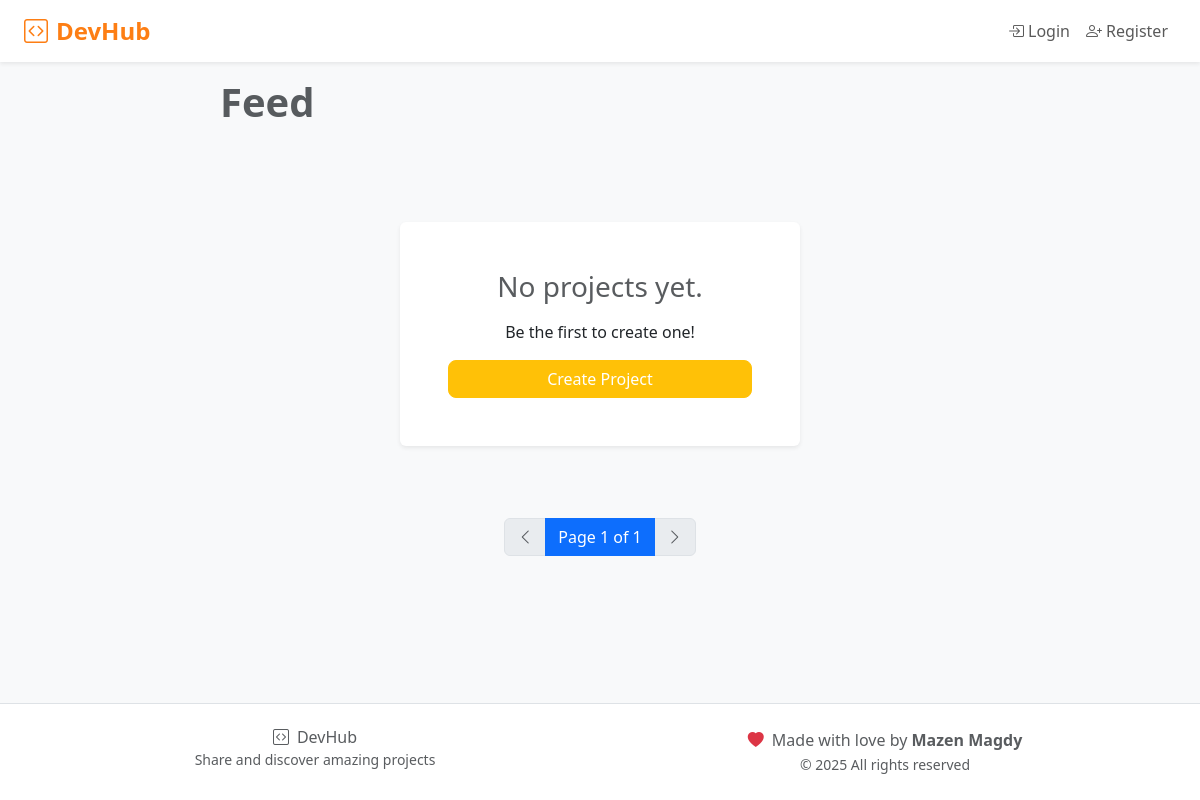
/, run on an earlier commit of the app's database.
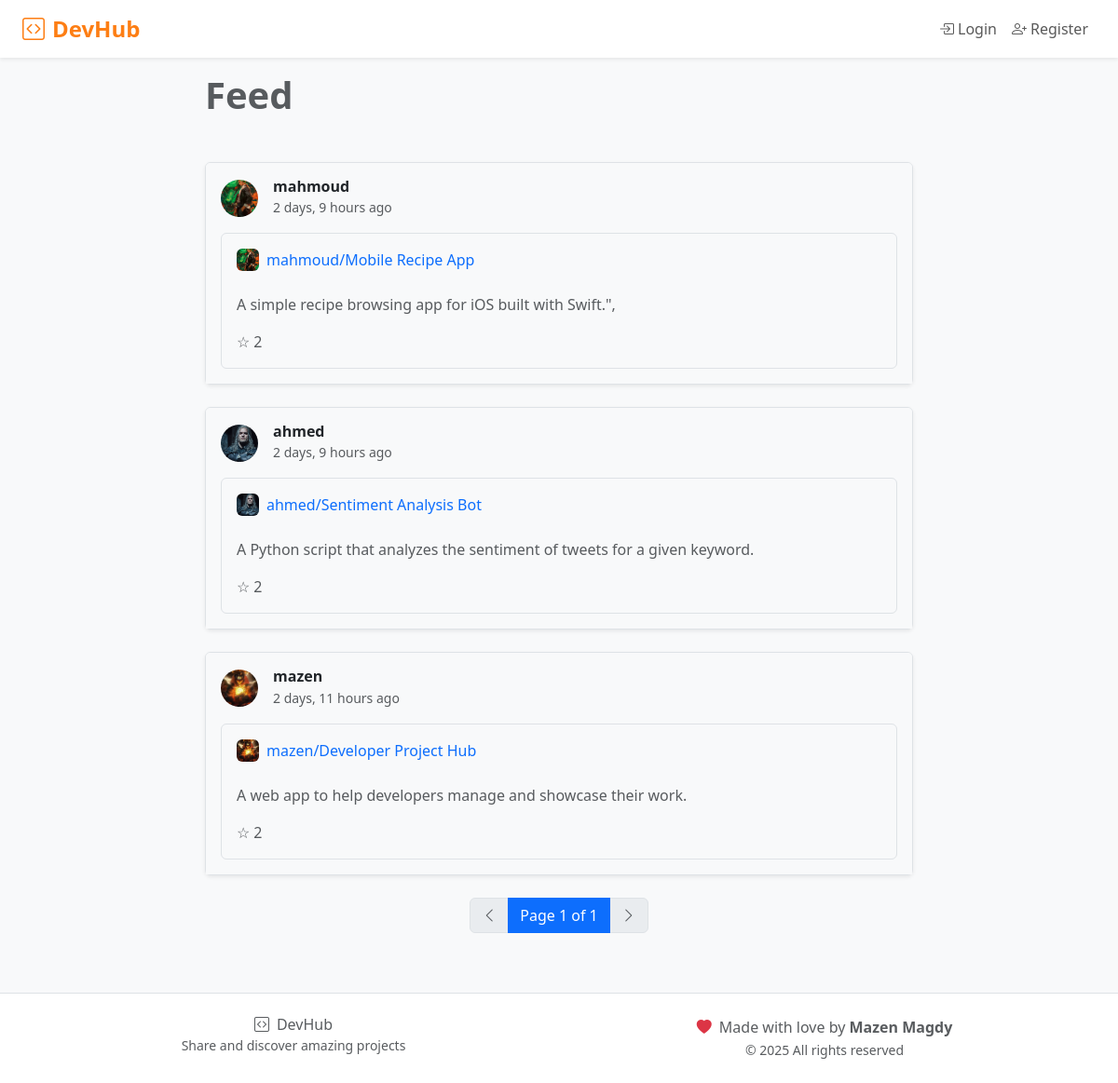
And on a later commit of the database.
### projects/models.py (models this page shows, shortened)
class Project(models.Model):
    owner = models.ForeignKey(User, on_delete=models.CASCADE, related_name="projects")
    title = models.CharField(max_length=255)
    overview = models.CharField(max_length=100)
    description = models.TextField(blank=True)
    video_url = models.URLField(blank=True)
    github_url = models.URLField(blank=True)
    image = models.ImageField(blank=True, upload_to="media")
    objectives = models.TextField(blank=True)
    key_learning = models.TextField(blank=True)
    is_public = models.BooleanField(default=True)
    technologies = models.ManyToManyField(
        Technology, related_name="projects", blank=True
    )
    viewers = models.ManyToManyField(
        User, related_name="viewed_projects", blank=True, editable=False
    )
    stars = models.ManyToManyField(User, related_name="starred_projects", blank=True)
    timestamp = models.DateTimeField(auto_now_add=True)
    class Meta:
        ordering = ["-timestamp"]

### accounts/models.py (models this page shows, shortened)
class User(AbstractUser):
    photo = models.ImageField(blank=True, upload_to="media")
    followers = models.ManyToManyField(
        "self", symmetrical=False, related_name="following", blank=True
    )

### projects/views.py (the view)
# urls.py: path("", views.index, name="index"),
def index(request):
    projects = Project.objects.filter(is_public=True)
    if request.user.is_authenticated:
        projects = projects.exclude(owner=request.user)
    page_number = request.GET.get("page")
    paginator = Paginator(projects, 10)  # Show 10 contacts per page.
    page_obj = paginator.get_page(page_number)
    return render(request, "projects/index.html", {"page_obj": page_obj})

### projects/templates/projects/index.html (shortened to what this page needs)
{% extends "projects/layout.html" %}
{% load static %}
{% block main %}
<div class="container-fluid px-4">
    <div class="row justify-content-center">
        <div class="col-lg-8 col-md-10">
            <div class="mb-5">
                <h1 class="fw-bold mb-3 mt-3 text-muted">Feed</h1>
            </div>
            {% for project in page_obj  %}
                <div class="card shadow-sm mb-4 border rounded">
                    <div class="card-header bg-light border-0 py-3">
                        <div class="d-flex justify-content-between align-items-center">
                            <a href="{% url 'accounts:dashboard' project.owner.username %}" class="text-decoration-none">
                                <div class="d-flex align-items-center">
                                    {% if project.owner.photo %}
                                        <img src="{{ project.owner.photo.url }}" alt="{{ project.owner.username }} photo"
                                            class="rounded-circle me-3" style="width: 40px; height: 40px; object-fit: cover;">
                                    {% else %}
                                        <img src="{% static 'projects/default.png' %}" alt="default image"
                                            class="rounded-circle me-3" style="width: 40px; height: 40px; object-fit: cover;">
                                    {% endif %}
                                    <div>
                                        <h6 class="mb-0 text-dark fw-semibold">{{ project.owner.username }}</h6>
                                        <small class="text-muted">{{ project.timestamp|timesince }} ago</small>
                                    </div>
                                </div>
                            </a>
                        </div>
                        <div class="border rounded p-3 mt-3">
                            <div class="d-flex justify-content-between align-items-start mb-3">
                                <a href="{% url 'projects:detail' project.id %}"
                                    class="text-decoration-none flex-grow-1">
                                    <div class="d-flex align-items-center mb-2">
                                        {% if project.owner.photo %}
                                            <img src="{{ project.owner.photo.url }}" alt="{{ project.owner.username }} photo"
                                                class="rounded me-2" style="width: 24px; height: 24px; object-fit: cover;">
                                        {% else %}
                                        <img src="{% static 'projects/default.png' %}" alt="default image" class="rounded me-2"
                                            style="width: 24px; height: 24px; object-fit: cover;">
                                        {% endif %}
                                        <span class="text-primary fw-medium">{{ project.owner.username }}/{{ project.title }}</span>
                                    </div>
                                </a>
                            </div>
                            <p class="card-text text-muted mb-3">{{ project.overview }}</p>
                            <div class="d-flex align-items-center justify-content-between">
                                <div class="d-flex align-items-center text-muted">
                                    {% if user.is_authenticated and user in project.stars.all %}
                                        <span data-id="{{ project.id }}" class="star_icon2 me-1">★</span>
                                    {% else %}
                                        <span data-id="{{ project.id }}" class="star_icon2 me-1">☆</span>
                                    {% endif %}
                                    <span id="star-count">{{ project.stars.count }}</span>
                                </div>
                            </div>
                        </div>
                    </div>
                </div>
            {% empty %}
                <div class="text-center py-5">
                    <div class="card shadow-sm border-0 mx-auto" style="max-width: 400px;">
                        <div class="card-body p-5">
                            <h3 class="text-muted mb-3">No projects yet.</h3>
                            <p>Be the first to create one!</p>
                            <div class="d-grid gap-2">
                                <a href="{% url 'projects:create' %}" class="btn btn-warning text-white">Create Project</a>
                            </div>
                        </div>
                    </div>
                </div>
            {% endfor %}
            <nav aria-label="Page navigation" class="mt-4">
                <ul class="pagination justify-content-center">
                    {% if page_obj.has_previous %}
                        <li class="page-item">
                            <a class="page-link" href="?page={{ page_obj.previous_page_number }}" aria-label="Previous">
                                <i class="bi bi-chevron-left"></i>
                            </a>
                        </li>
                    {% else %}
                        <li class="page-item disabled">
                            <span class="page-link" aria-label="Previous">
                                <i class="bi bi-chevron-left"></i>
                            </span>
                        </li>
                    {% endif %}
                    <li class="page-item active">
                        <span class="page-link">
                            Page {{ page_obj.number }} of {{ page_obj.paginator.num_pages }}
                        </span>
                    </li>
                    {% if page_obj.has_next %}
                        <li class="page-item">
                            <a class="page-link" href="?page={{ page_obj.next_page_number }}" aria-label="Next">
                                <i class="bi bi-chevron-right"></i>
                            </a>
                        </li>
                    {% else %}
                        <li class="page-item disabled">
                            <span class="page-link" aria-label="Next">
                                <i class="bi bi-chevron-right"></i>
                            </span>
                        </li>
                    {% endif %}
                </ul>
            </nav>
        </div>
    </div>
</div>
{% endblock %}

### projects/templates/projects/layout.html (shortened to what this page needs)
{% load static %}
<!DOCTYPE html>
<html lang="en">
<head>
    <link href="https://cdn.jsdelivr.net/npm/bootstrap@5.3.8/dist/css/bootstrap.min.css" rel="stylesheet"
>
    <link rel="stylesheet" href="https://cdn.jsdelivr.net/npm/bootstrap-icons@1.11.0/font/bootstrap-icons.css">
    {% block style %}
        <link rel="stylesheet" href="{% static 'projects/style.css' %}">
    {% endblock %}
</head>
<body class="d-flex flex-column min-vh-100">
    <nav class="navbar navbar-expand-lg navbar-light bg-white shadow-sm">
        <div class="container-fluid px-4">
            <a class="navbar-brand" style="color: #fd7e14;" href="{% url 'projects:index' %}">
                <i class="bi bi-code-square me-2"></i>DevHub
            </a>
            <div class="collapse navbar-collapse" id="navbarNavAltMarkup">
                {% if user.is_authenticated %}
                    <ul class="navbar-nav me-auto">
                        <li class="nav-item">
                            <a class="nav-link fw-medium" href="{% url 'projects:create' %}">Add Project</a>
                        </li>
                    </ul>
                    <ul class="navbar-nav ms-auto">
                        <li class="nav-item dropdown">
                            <a class="nav-link dropdown-toggle d-flex align-items-center" href="#" role="button"
                                data-bs-toggle="dropdown" aria-expanded="false">
                                {% if user.photo %}
                                    <img src="{{ user.photo.url }}" alt="Profile" class="rounded-circle me-2"
                                        style="width: 32px; height: 32px; object-fit: cover;">
                                {% else %}
                                    <i class="bi bi-person-circle me-2" style="font-size: 1.5rem;"></i>
                                {% endif %}
                                {{ user.username }}
                            </a>
                            <ul class="dropdown-menu dropdown-menu-end">
                                <li>
                                    <a class="dropdown-item" href="{% url 'accounts:dashboard' user.username %}">Dashboard</a>
                                </li>
                                <li>
                                    <hr class="dropdown-divider">
                                </li>
                                <li>
                                    <a class="dropdown-item text-danger" href="{% url 'accounts:logout' %}">
                                        <i class="bi bi-box-arrow-right me-2"></i>Logout
                                    </a>
                                </li>
                            </ul>
                        </li>
                    </ul>
                {% else %}
                    <ul class="navbar-nav ms-auto">
                        <li class="nav-item">
                            <a class="nav-link fw-medium" href="{% url 'accounts:login' %}">
                                <i class="bi bi-box-arrow-in-right me-1"></i>Login
                            </a>
                        </li>
                        <li class="nav-item">
                            <a class="nav-link fw-medium" href="{% url 'accounts:register' %}">
                                <i class="bi bi-person-plus me-1"></i>Register
                            </a>
                        </li>
                    </ul>
                {% endif %}
            </div>
        </div>
    </nav>
    <main class="flex-grow-1">
        {% block main %}{% endblock %}
    </main>
    <footer class="bg-white border-top mt-5 py-4">
        <div class="container text-center">
            <div class="row">
                <div class="col-md-6">
                    <h6 class="text-muted mb-0">
                        <i class="bi bi-code-square me-2"></i>DevHub
                    </h6>
                    <small class="text-muted">Share and discover amazing projects</small>
                </div>
                <div class="col-md-6">
                    <p class="text-muted mb-0">
                        <i class="bi bi-heart-fill text-danger me-1"></i>
                        Made with love by <strong>Mazen Magdy</strong>
                    </p>
                    <small class="text-muted">&copy; 2025 All rights reserved</small>
                </div>
            </div>
        </div>
    </footer>
</body>
</html>

### projects/static/projects/style.css (style rules this page uses)
body { background-color: #f8f9fa; font-family: 'Segoe UI', Tahoma, Geneva, Verdana, sans-serif; }
.navbar-brand { font-weight: bold; font-size: 1.5rem; }
.card { transition: transform 0.2s ease-in-out, box-shadow 0.2s ease-in-out; }
footer { margin-top: auto; }
.navbar { box-shadow: 0 2px 4px rgba(0,0,0,0.1); }

What changed in the data, as far as the page shows it:
added Project: owner.photo (picture), owner.username "mahmoud", timestamp "2 days, 9 hours", title "Mobile Recipe App", overview "A simple recipe browsing app for iOS built with Swift.\",", stars.count "2"
added Project: owner.photo (picture), owner.username "ahmed", timestamp "2 days, 9 hours", title "Sentiment Analysis Bot", overview "A Python script that analyzes the sentiment of tweets for a given keyword.", stars.count "2"
added Project: owner.photo (picture), owner.username "mazen", timestamp "2 days, 11 hours", title "Developer Project Hub", overview "A web app to help developers manage and showcase their work.", stars.count "2"
Also different on the page:
text no longer shown: "No projects yet. Be the first to create one! Create Project"
